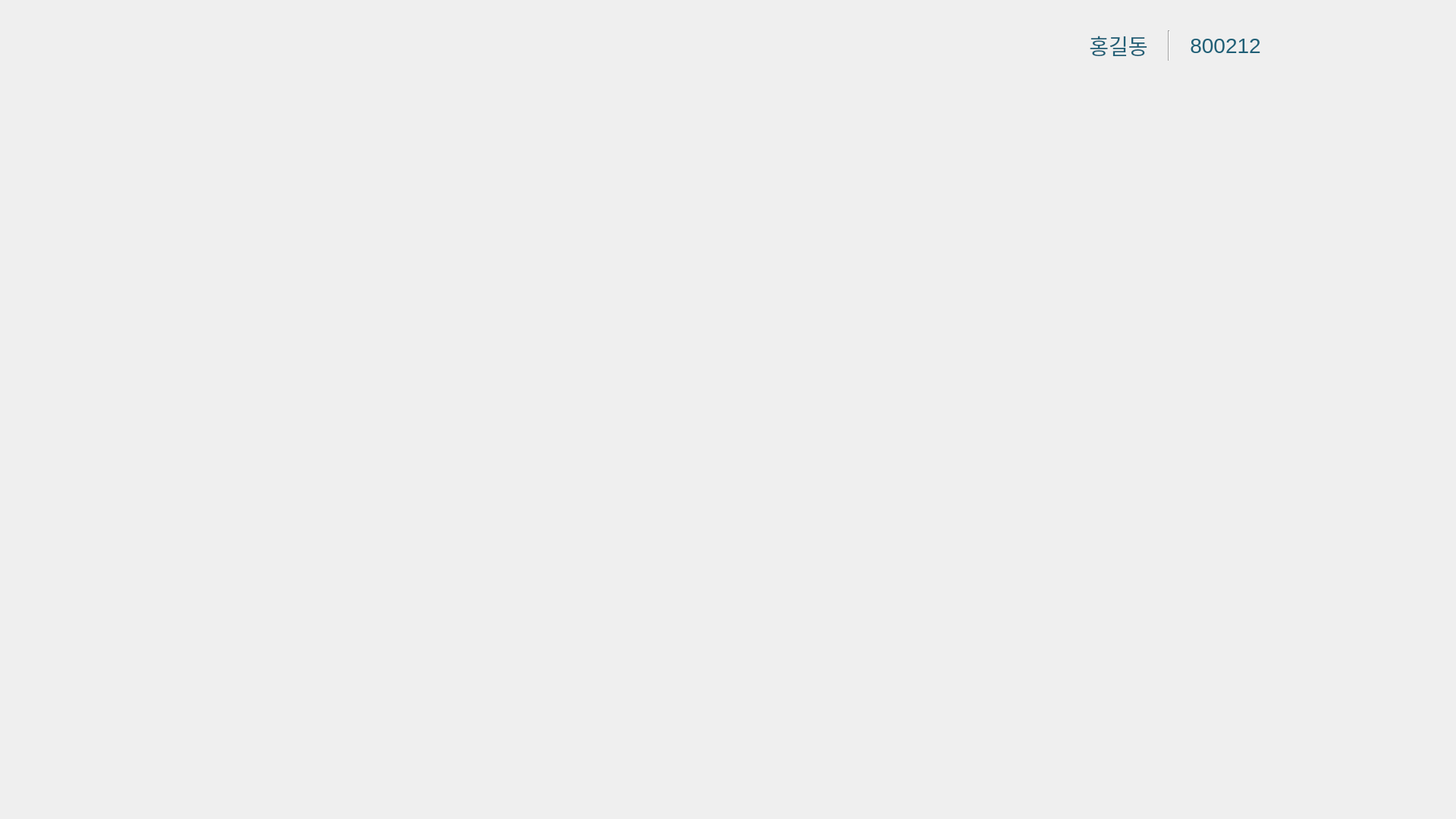
<?xml version="1.0" encoding="UTF-8"?>
<ui version="4.0">
 <class>MainWindow</class>
 <widget class="QMainWindow" name="MainWindow">
  <property name="geometry">
   <rect>
    <x>0</x>
    <y>0</y>
    <width>1920</width>
    <height>1080</height>
   </rect>
  </property>
  <property name="sizePolicy">
   <sizepolicy hsizetype="Maximum" vsizetype="Maximum">
    <horstretch>0</horstretch>
    <verstretch>0</verstretch>
   </sizepolicy>
  </property>
  <property name="maximumSize">
   <size>
    <width>1920</width>
    <height>1080</height>
   </size>
  </property>
  <property name="font">
   <font>
    <family>Malgun Gothic</family>
    <pointsize>16</pointsize>
   </font>
  </property>
  <property name="focusPolicy">
   <enum>Qt::FocusPolicy::NoFocus</enum>
  </property>
  <property name="windowTitle">
   <string>Digital Olfaction Solution</string>
  </property>
  <property name="styleSheet">
   <string notr="true"/>
  </property>
  <widget class="QWidget" name="centralwidget">
   <widget class="QLabel" name="label_background">
    <property name="geometry">
     <rect>
      <x>0</x>
      <y>0</y>
      <width>1920</width>
      <height>1080</height>
     </rect>
    </property>
    <property name="font">
     <font>
      <family>Malgun Gothic</family>
      <pointsize>16</pointsize>
      <bold>false</bold>
     </font>
    </property>
    <property name="styleSheet">
     <string notr="true">QLabel{
	image : url(./ui/images/subject_locale/bg.png);
}</string>
    </property>
    <property name="text">
     <string/>
    </property>
   </widget>
   <widget class="QPushButton" name="pb_retry">
    <property name="geometry">
     <rect>
      <x>25</x>
      <y>933</y>
      <width>320</width>
      <height>130</height>
     </rect>
    </property>
    <property name="font">
     <font>
      <family>Malgun Gothic</family>
      <pointsize>24</pointsize>
     </font>
    </property>
    <property name="styleSheet">
     <string notr="true">QPushButton{
	background-image : url(./ui/images/common_locale/btn_retry.png);
	border : 0px;
}

QPushButton::hover{
	background-image : url(./ui/images/common_locale/btn_retry_over.png);
	border : 0px;
}</string>
    </property>
    <property name="text">
     <string/>
    </property>
   </widget>
   <widget class="QPushButton" name="ui_subject_btn_quit">
    <property name="geometry">
     <rect>
      <x>1807</x>
      <y>13</y>
      <width>96</width>
      <height>96</height>
     </rect>
    </property>
    <property name="sizePolicy">
     <sizepolicy hsizetype="Preferred" vsizetype="Preferred">
      <horstretch>0</horstretch>
      <verstretch>0</verstretch>
     </sizepolicy>
    </property>
    <property name="minimumSize">
     <size>
      <width>40</width>
      <height>40</height>
     </size>
    </property>
    <property name="maximumSize">
     <size>
      <width>16777215</width>
      <height>16777215</height>
     </size>
    </property>
    <property name="font">
     <font>
      <family>Malgun Gothic</family>
      <pointsize>12</pointsize>
     </font>
    </property>
    <property name="styleSheet">
     <string notr="true">QPushButton{
	background-image : url(./ui/images/common/btn_logout.png);
	border : 0px;
}

QPushButton::hover{
	background-image : url(./ui/images/common/btn_logout_over.png);
	border : 0px;
}</string>
    </property>
    <property name="text">
     <string/>
    </property>
   </widget>
   <widget class="QPushButton" name="pb_next">
    <property name="geometry">
     <rect>
      <x>1635</x>
      <y>933</y>
      <width>260</width>
      <height>130</height>
     </rect>
    </property>
    <property name="font">
     <font>
      <family>Malgun Gothic</family>
      <pointsize>24</pointsize>
     </font>
    </property>
    <property name="styleSheet">
     <string notr="true">QPushButton{
	background-image : url(./ui/images/common_locale/btn_next.png);
	border : 0px;
}

QPushButton::hover{
	background-image : url(./ui/images/common_locale/btn_next_over.png);
	border : 0px;
}</string>
    </property>
    <property name="text">
     <string/>
    </property>
   </widget>
   <widget class="QPushButton" name="ui_subject_btn_settings">
    <property name="geometry">
     <rect>
      <x>1707</x>
      <y>13</y>
      <width>96</width>
      <height>96</height>
     </rect>
    </property>
    <property name="sizePolicy">
     <sizepolicy hsizetype="Preferred" vsizetype="Preferred">
      <horstretch>0</horstretch>
      <verstretch>0</verstretch>
     </sizepolicy>
    </property>
    <property name="minimumSize">
     <size>
      <width>40</width>
      <height>40</height>
     </size>
    </property>
    <property name="maximumSize">
     <size>
      <width>16777215</width>
      <height>16777215</height>
     </size>
    </property>
    <property name="font">
     <font>
      <family>Malgun Gothic</family>
      <pointsize>12</pointsize>
     </font>
    </property>
    <property name="styleSheet">
     <string notr="true">QPushButton{
	background-image : url(./ui/images/common/btn_setting.png);
	border : 0px;
}

QPushButton::hover{
	background-image : url(./ui/images/common/btn_setting_over.png);
	border : 0px;
}</string>
    </property>
    <property name="text">
     <string/>
    </property>
   </widget>
   <widget class="QWidget" name="widget" native="true">
    <property name="geometry">
     <rect>
      <x>1410</x>
      <y>35</y>
      <width>280</width>
      <height>50</height>
     </rect>
    </property>
    <property name="sizePolicy">
     <sizepolicy hsizetype="Fixed" vsizetype="Fixed">
      <horstretch>0</horstretch>
      <verstretch>0</verstretch>
     </sizepolicy>
    </property>
    <property name="font">
     <font>
      <family>Malgun Gothic</family>
      <pointsize>16</pointsize>
     </font>
    </property>
    <property name="styleSheet">
     <string notr="true">QLabel{
	color : #205f76;
	font : 21pt;
}

Line{
	border : 0px;
	background-color : #205f76;
	margin : 8px 0px;
}</string>
    </property>
    <layout class="QHBoxLayout" name="horizontalLayout_4" stretch="2,1,1">
     <property name="spacing">
      <number>0</number>
     </property>
     <property name="leftMargin">
      <number>0</number>
     </property>
     <property name="topMargin">
      <number>5</number>
     </property>
     <property name="rightMargin">
      <number>0</number>
     </property>
     <property name="bottomMargin">
      <number>5</number>
     </property>
     <item>
      <widget class="QLabel" name="label_name">
       <property name="sizePolicy">
        <sizepolicy hsizetype="Fixed" vsizetype="Preferred">
         <horstretch>0</horstretch>
         <verstretch>0</verstretch>
        </sizepolicy>
       </property>
       <property name="minimumSize">
        <size>
         <width>0</width>
         <height>0</height>
        </size>
       </property>
       <property name="maximumSize">
        <size>
         <width>16777215</width>
         <height>16777215</height>
        </size>
       </property>
       <property name="font">
        <font>
         <pointsize>21</pointsize>
         <italic>false</italic>
         <bold>false</bold>
        </font>
       </property>
       <property name="text">
        <string>홍길동</string>
       </property>
       <property name="alignment">
        <set>Qt::AlignmentFlag::AlignCenter</set>
       </property>
       <property name="indent">
        <number>0</number>
       </property>
      </widget>
     </item>
     <item>
      <widget class="Line" name="line_1">
       <property name="sizePolicy">
        <sizepolicy hsizetype="Fixed" vsizetype="Expanding">
         <horstretch>0</horstretch>
         <verstretch>0</verstretch>
        </sizepolicy>
       </property>
       <property name="orientation">
        <enum>Qt::Orientation::Vertical</enum>
       </property>
      </widget>
     </item>
     <item>
      <widget class="QLabel" name="label_birth_number">
       <property name="sizePolicy">
        <sizepolicy hsizetype="Fixed" vsizetype="Preferred">
         <horstretch>0</horstretch>
         <verstretch>0</verstretch>
        </sizepolicy>
       </property>
       <property name="minimumSize">
        <size>
         <width>0</width>
         <height>0</height>
        </size>
       </property>
       <property name="maximumSize">
        <size>
         <width>16777215</width>
         <height>16777215</height>
        </size>
       </property>
       <property name="font">
        <font>
         <pointsize>21</pointsize>
         <italic>false</italic>
         <bold>false</bold>
        </font>
       </property>
       <property name="text">
        <string>800212</string>
       </property>
       <property name="alignment">
        <set>Qt::AlignmentFlag::AlignCenter</set>
       </property>
       <property name="margin">
        <number>0</number>
       </property>
       <property name="indent">
        <number>-1</number>
       </property>
      </widget>
     </item>
    </layout>
   </widget>
  </widget>
 </widget>
 <resources/>
 <connections/>
</ui>
